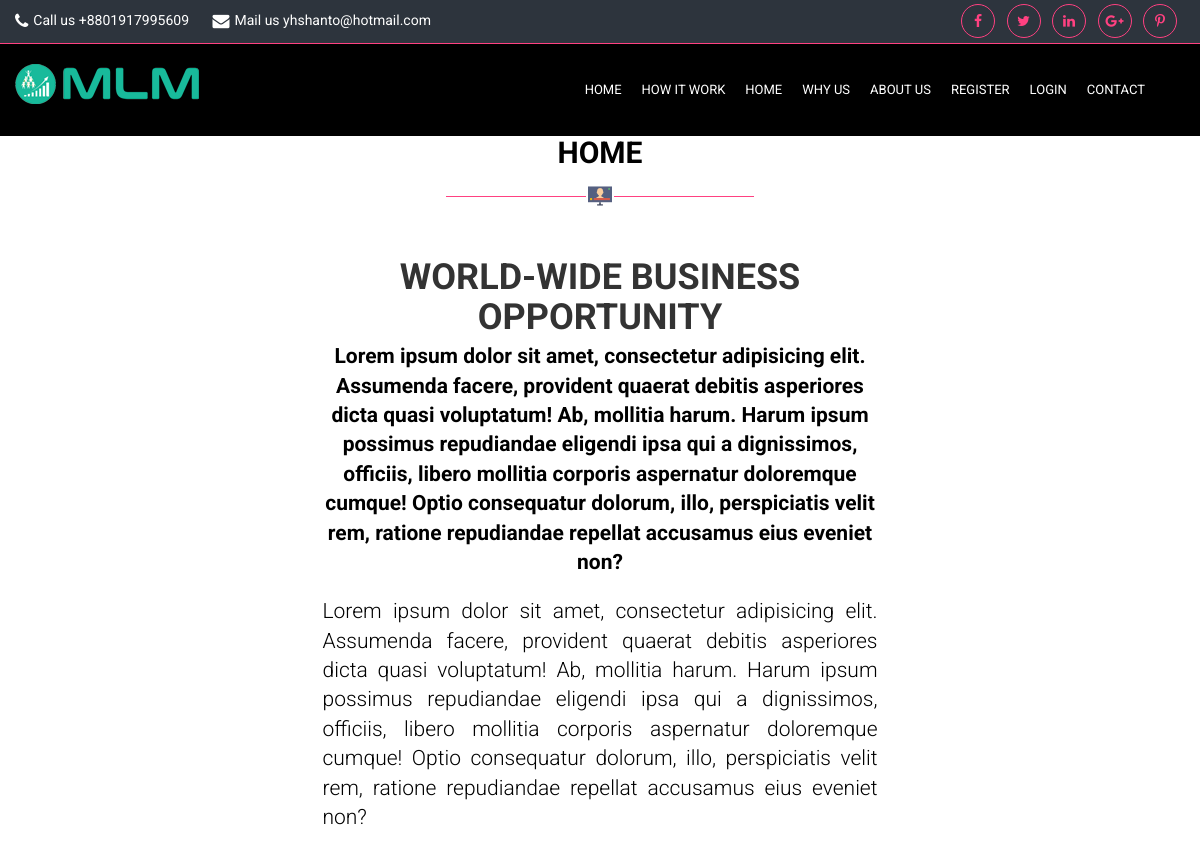
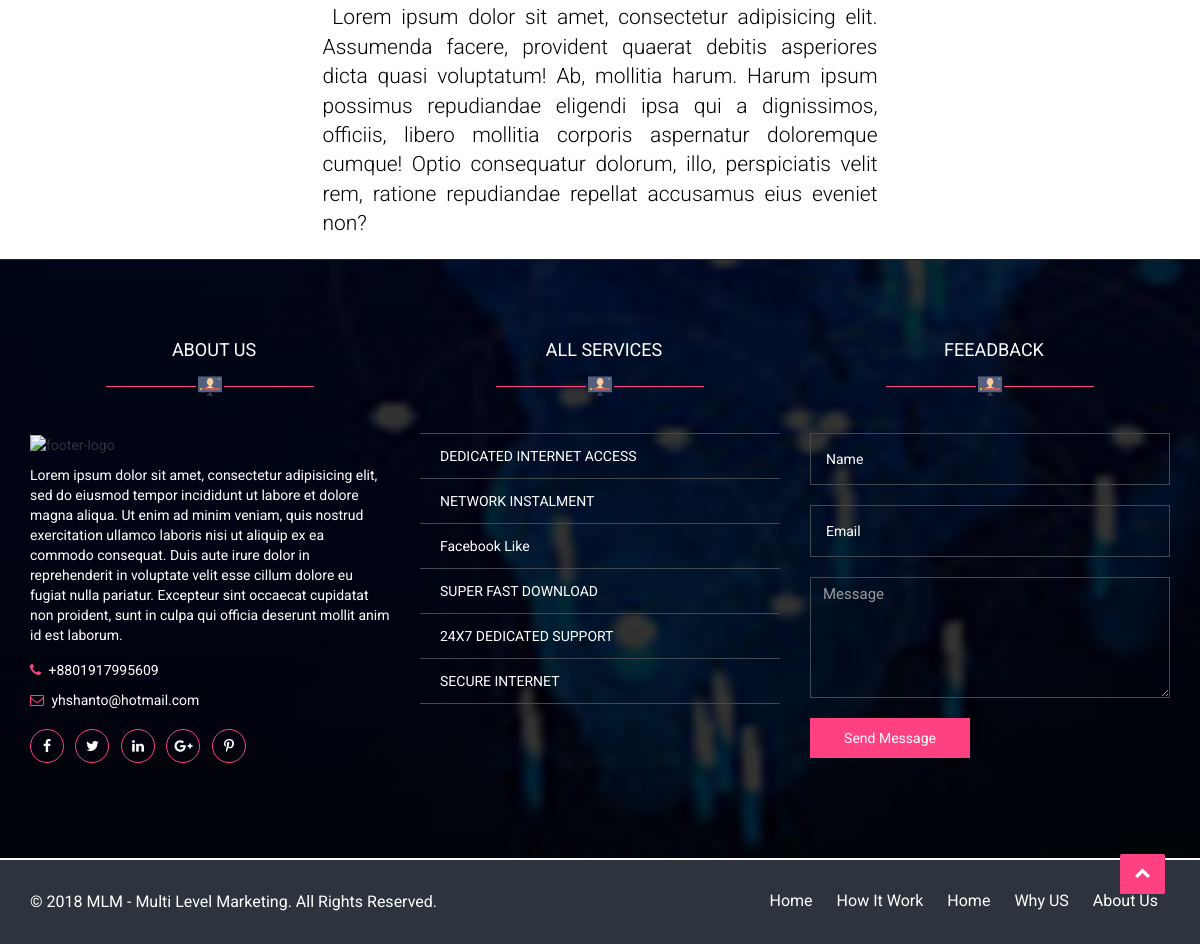
Screenshot of /Files/menu/1/home with the database file from the repository (2 pictures, top to bottom).
### tables this page shows
CREATE TABLE `general_setting` (
  `id` int(11) NOT NULL,
  `sitetitle` varchar(255) NOT NULL,
  `wcmsg` blob NOT NULL,
  `pp` varchar(255) NOT NULL,
  `pmuid` varchar(255) NOT NULL,
  `pmsec` varchar(255) NOT NULL,
  `tcrg` varchar(3) NOT NULL,
  `wcrg` varchar(3) NOT NULL,
  `uc` varchar(11) NOT NULL DEFAULT '0',
  `comitree` varchar(11) NOT NULL,
  `comi` varchar(3) NOT NULL,
  `policy` blob NOT NULL,
  `terms` blob NOT NULL,
  `notimail` varchar(255) NOT NULL,
  `about` text NOT NULL,
  `social` text NOT NULL,
  `color` varchar(255) NOT NULL,
  `mobile` varchar(255) NOT NULL,
  `email` varchar(255) NOT NULL,
  `curc` varchar(50) NOT NULL,
  `curs` varchar(11) NOT NULL,
  `ver` int(11) NOT NULL
);

CREATE TABLE `menus` (
  `id` int(11) NOT NULL,
  `name` varchar(255) NOT NULL,
  `btext` blob
);

CREATE TABLE `services` (
  `id` int(11) NOT NULL,
  `name` varchar(255) NOT NULL,
  `stext` text NOT NULL,
  `icon` varchar(255) NOT NULL
);

### Files/function.php (called while the page is built, shortened)
<?php
$fronturl = "http://localhost/mlm/Files/";
function urlmod($txt){
	$string = strtolower($txt);
    $string = preg_replace("/[^a-z0-9_\s-]/", "", $string);
    $string = preg_replace("/[\s-]+/", " ", $string);
    $string = preg_replace("/[\s_]/", "-", $string);
    $url = $string;
	return $url;
}
?>

### Files/menu.php (the view, shortened to what this page needs)
<?php
include('header.php');
$iidd = mysql_real_escape_string($_GET['id']);
$hometxt = mysql_fetch_array(mysql_query("SELECT name, btext FROM menus WHERE id='".$iidd."'"));
?>
<section class="about-section">
<div class="container">
<div class="row">
<div class="col-md-6 col-md-offset-3">
<div class="section-heading">
                        <h2><?php echo $hometxt[0]; ?></h2>
                        <div class="head-img">
                            <img src="<?php echo $fronturl; ?>/asset/images/header.png" alt="header-img">
                        </div>
                    </div>
                    <div class="about-content">
                        <p>
                            <?php echo $hometxt[1]; ?>
                        </p>
                    </div>
</div>
</div>
</div>
</section>
<?php
include('footer.php');
?>

### Files/header.php (shortened to what this page needs)
<?php
require_once('function.php');
$gen = mysql_fetch_array(mysql_query("SELECT sitetitle, about, social, color, mobile, email FROM general_setting WHERE id='1'"));
$social = unserialize($gen[2]);
$about = unserialize($gen[1]);
?>
<!DOCTYPE html>
<html lang="en">
<head>
    <link href="<?php echo $fronturl; ?>/asset/css/font-awesome.min.css" rel="stylesheet" type="text/css">
    <link href="<?php echo $fronturl; ?>/asset/css/animate.css" rel="stylesheet" type="text/css">
    <link href="<?php echo $fronturl; ?>/asset/css/hover.css" rel="stylesheet" type="text/css">
    <link href="<?php echo $fronturl; ?>/asset/css/swiper.css" rel="stylesheet" type="text/css">
    <link href="<?php echo $fronturl; ?>/asset/css/flexslider.min.css" rel="stylesheet" type="text/css">
    <link href="<?php echo $fronturl; ?>/asset/css/bootstrap.css" rel="stylesheet" type="text/css">
    <link href="<?php echo $fronturl; ?>/asset/css/style.css" rel="stylesheet" type="text/css">
    <link href="<?php echo $fronturl; ?>/asset/css/responsive.css" rel="stylesheet" type="text/css">
    <link href="<?php echo $fronturl; ?>/asset/css/colors.css" rel="stylesheet" type="text/css">
</head>
<body class="<?php echo $gen[3]; ?>">
    <header class="header">
        <div class="header-top">
            <div class="container">
                <div class="row">
                    <div class="header-left">
                        <div class="contact-mathod">
                            <ul>
                                <li><i class="fa fa-phone" aria-hidden="true"></i> Call us <?php echo $gen[4]; ?></li>
                                <li><i class="fa fa-envelope" aria-hidden="true"></i> Mail us <?php echo $gen[5]; ?></li>
                            </ul>
                        </div>
                    </div>
                    <div class="header-right">
                        <div class="social-icon">
                            <ul>
                                <?php
                                    foreach ($social as $key => $value) {
                                ?>
                                    <li><a href="<?php echo $value; ?>"><i class="fa fa-<?php echo $key; ?>" aria-hidden="true"></i></a></li>
                                <?php } ?>
                            </ul>
                        </div>
                    </div>
                </div>
            </div>
        </div>
        <div class="header-bottom menu-scroll">
            <div class="container">
                <div class="row">
                    <div class="main-menu">
                        <nav class="navbar navbar-default">
                            <div class="container">
                                <div class="navbar-header">
                                    <a class="navbar-brand" href="<?php echo $fronturl; ?>">
                                        <img src="<?php echo $fronturl; ?>/logo.png" alt="logo">
                                    </a>
                                </div>
                                <div id="navbar" class="navbar-collapse collapse">
                                    <ul class="nav navbar-nav">
                                        <li><a href="<?php echo $fronturl; ?>">home</a></li>
                      <?php
                      $ddaa = mysql_query("SELECT id, name FROM menus ORDER BY RAND() LIMIT 4");
                      while ($data = mysql_fetch_array($ddaa))
                      {
                      $uri = urlmod($data[1]);
                      ?>
                        <li>
                            <a href="<?php echo "$fronturl/menu/$data[0]/$uri"; ?>">
                                <?php echo $data[1];  ?>
                            </a>
                        </li>
                      <?php
                      }
                      ?>
                                <li><a href="<?php echo $fronturl; ?>/member/register">Register</a></li>
                                <li><a href="<?php echo $fronturl; ?>/member/login">Login</a></li>
                                <li><a href="<?php echo $fronturl; ?>/contact.php">CONTACT</a></li>
                                    </ul>
                                </div>
                            </div>
                        </nav>
                    </div>
                </div>
            </div>
        </div>
    </header>

### Files/footer.php (shortened to what this page needs)
    <footer>
        <div class="footer-top">
            <div class="overlay">
                <div class="container">
                    <div class="row">
                        <div class="col-md-4  col-sm-6 footer-bottom-widget">
                            <div class="section-heading">
                                <h2><span>ABOUT US</span></h2>
                                <div class="head-img">
                                    <img src="<?php echo $fronturl; ?>/asset/images/header.png" alt="header-img">
                                </div>
                            </div>
                            <div class="footer-widget">
                                <div class="footer-logo">
                                    <img src="logo.png" alt="footer-logo">
                                </div>
                                <p><?php echo $about['text']; ?></p>
                                <div class="address-box">
                                    <ul class="address">
                                        <li>
                                            <i class="fa fa-phone" aria-hidden="true"></i>
                                            <span><?php echo $gen[4]; ?></span>
                                        </li>
                                        <li>
                                            <i class="fa fa-envelope-o" aria-hidden="true"></i>
                                            <span><?php echo $gen[5]; ?></span>
                                        </li>
                                    </ul>
                                </div>
                                <div class="social-icon">
                                    <ul>
                                        <?php
                                            foreach ($social as $key => $value) {
                                        ?>
                                            <li><a href="<?php echo $value; ?>"><i class="fa fa-<?php echo $key; ?>" aria-hidden="true"></i></a></li>
                                        <?php } ?>
                                    </ul>
                                </div>
                            </div>
                        </div>
                        <div class="col-md-4 col-sm-6 footer-bottom-widget">
                            <div class="section-heading">
                                <h2><span>all services</span></h2>
                                <div class="head-img">
                                    <img src="<?php echo $fronturl; ?>/asset/images/header.png" alt="header-img">
                                </div>
                            </div>
                            <div class="footer-widget">
                                <div class="services">
                                    <ul>
                                        <?php
                                            $servstmt = mysql_query('SELECT name FROM services ORDER BY RAND() LIMIT 6');
                                            while($i = mysql_fetch_array($servstmt)){
                                        ?>
                                        <li><?php echo $i[0]; ?></li>
                                        <?php } ?>
                                    </ul>
                                </div>
                            </div>
                        </div>
                        <div class="col-md-4 col-sm-6 footer-bottom-widget">
                            <div class="section-heading">
                                <h2><span>feeadback</span></h2>
                                <div class="head-img">
                                    <img src="<?php echo $fronturl; ?>/asset/images/header.png" alt="header-img">
                                </div>
                            </div>
                            <div class="footer-widget">
                                <form action="<?php echo $fronturl; ?>/contact.php" method="POST">
                                    <input required="1" type="text" name="name" placeholder="name">
                                    <input required="1" type="email" name="email" placeholder="email">
                                    <textarea required="1" name="text" class="form-control text-area" rows="5" placeholder="Message"></textarea>
                                    <input type="submit" value="send message">
                                </form>
                            </div>
                        </div>
                    </div>
                </div>
            </div>
        </div>
        <div class="footer-bottom">
            <div class="container">
                <div class="row">
                    <div class="col-sm-6">
                        <p>&copy; <?php echo date('Y'); ?> <?php echo $gen[0]; ?>. All rights Reserved.</p>
                    </div>
                    <div class="col-sm-6">
                        <div class="footer-content">
                            <ul>
                                <li><a href="<?php echo $fronturl; ?>">home</a></li>
                                    <?php
                                    $ddaa = mysql_query("SELECT id, name FROM menus ORDER BY RAND() LIMIT 4");
                                    while ($data = mysql_fetch_array($ddaa))
                                    {
                                    $uri = urlmod($data[1]);
                                    ?>
                                      <li>
                                          <a href="<?php echo "$fronturl/menu/$data[0]/$uri"; ?>">
                                              <?php echo $data[1];  ?>
                                          </a>
                                      </li>
                                    <?php
                                    }
                                    ?>
                            </ul>
                        </div>
                    </div>
                </div>
            </div>
        </div>
    </footer>
    <div class="scrollUp" id="return-to-top"><i class="fa fa-chevron-up" aria-hidden="true"></i></div>
</body>
</html>

### Files/asset/css/responsive.css (style rules this page uses)
@media only screen and (min-width: 992px) and (max-width: 1200px) { .navbar-default .navbar-nav>li>a { font-size: 13px; } }

### rows the page displays
general_setting: mobile "+8801917995609", email "yhshanto@hotmail.com", about "Lorem ipsum dolor sit amet, consectetur adipisicing elit, sed do eiusmod tempor incididunt ut labore et dolore magna aliqua. Ut enim ad minim veniam, quis nostrud exercitation ullamco laboris nisi ut aliquip ex ea commodo consequat. Duis aute irure dolor in reprehenderit in voluptate velit esse cillum dolore eu fugiat nulla pariatur. Excepteur sint occaecat cupidatat non proident, sunt in culpa qui officia deserunt mollit anim id est laborum.", sitetitle "MLM - Multi Level Marketing"
menus: name "HOW IT WORK", name "How It Work"
menus: name "HOME", btext "WORLD-WIDE BUSINESS OPPORTUNITY Lorem ipsum dolor sit amet, consectetur adipisicing elit. Assumenda facere, provident quaerat debitis asperiores dicta quasi voluptatum! Ab, mollitia harum. Harum ipsum possimus repudiandae eligendi ipsa qui a dignissimos, officiis, libero mollitia corporis aspernatur doloremque cumque! Optio consequatur dolorum, illo, perspiciatis velit rem, ratione repudiandae repellat accusamus eius eveniet non? Lorem ipsum dolor sit amet, consectetur adipisicing elit. Assumenda facere, provident quaerat debitis asperiores dicta quasi voluptatum! Ab, mollitia harum. Harum ipsum possimus repudiandae eligendi ipsa qui a dignissimos, officiis, libero mollitia corporis…", name "Home"
menus: name "WHY US", name "Why US"
menus: name "ABOUT US", name "About Us"
services: name "DEDICATED INTERNET ACCESS"
services: name "NETWORK INSTALMENT"
services: name "Facebook Like"
services: name "SUPER FAST DOWNLOAD"
services: name "24X7 DEDICATED SUPPORT"
services: name "SECURE INTERNET"
